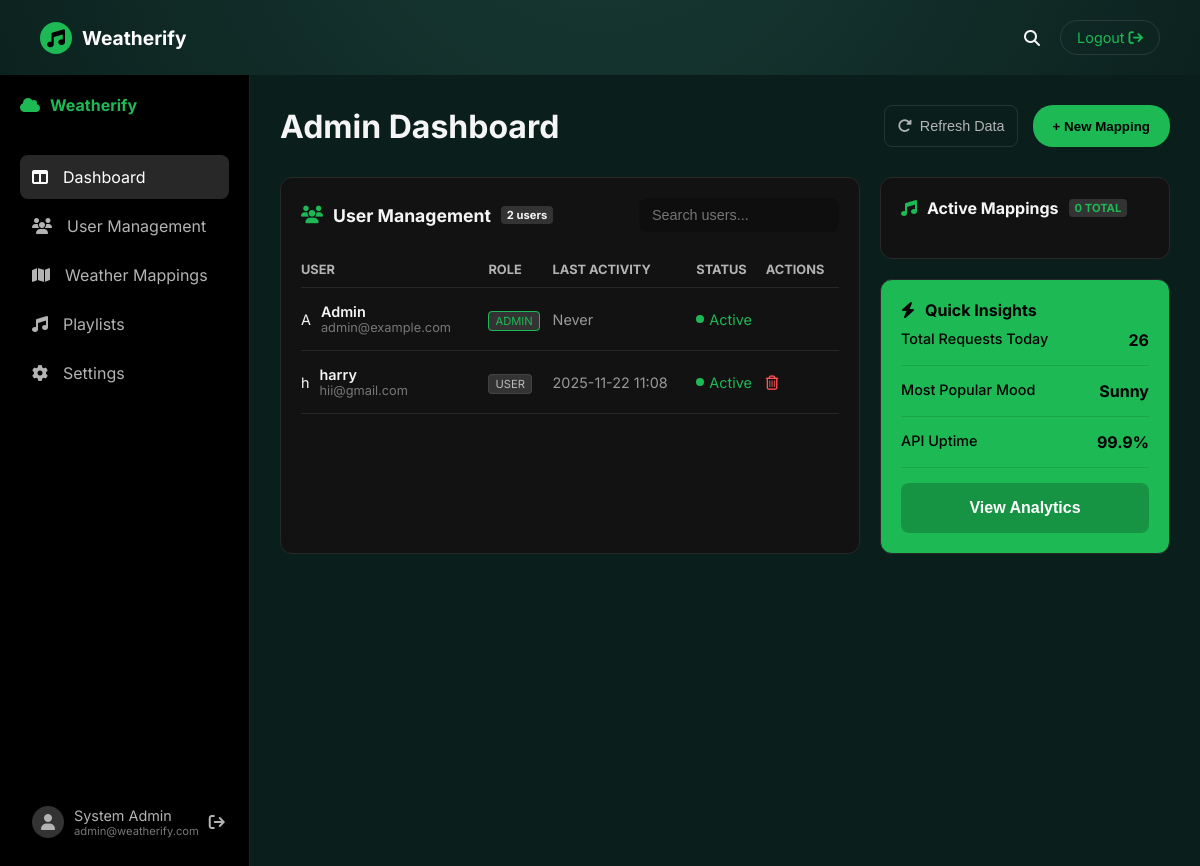
Page /admin (signed in) on the earlier database version.
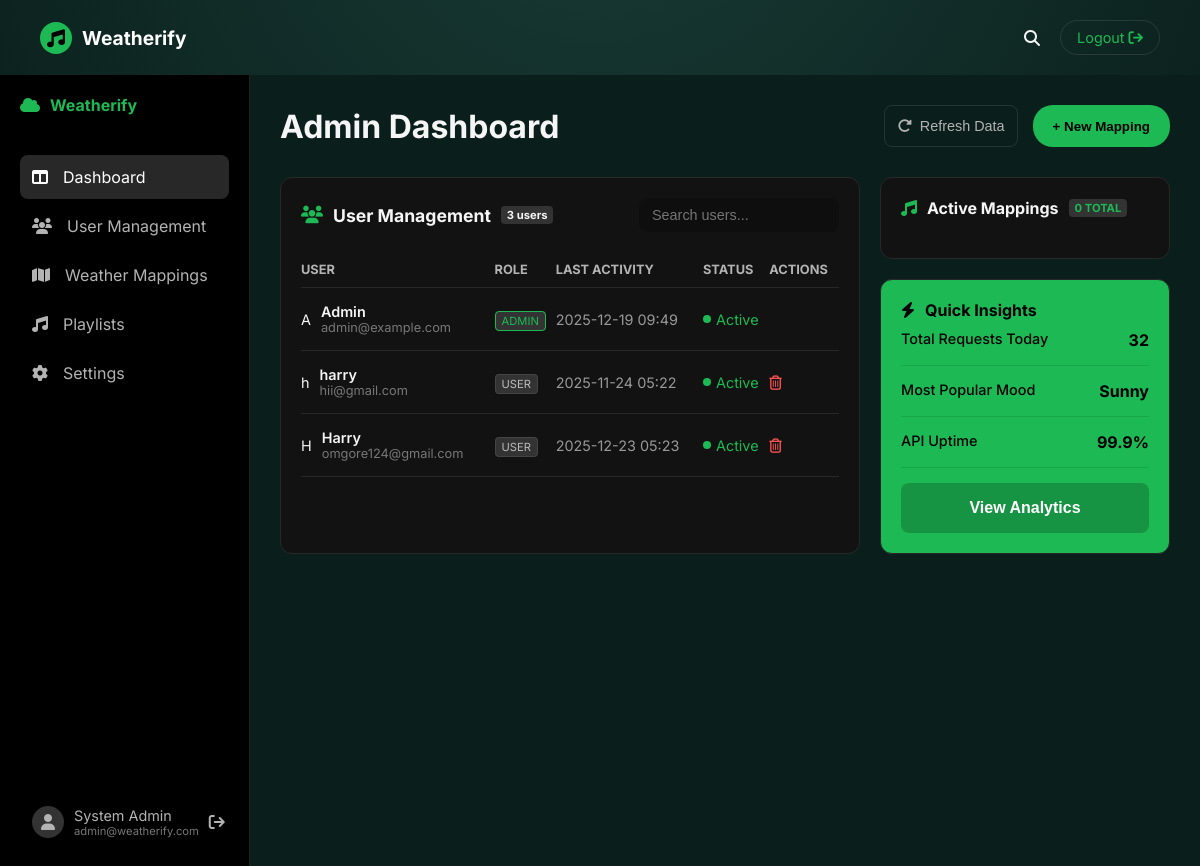
Same page on the later database version.
### app.py (models this page shows)
class User(db.Model):
    id = db.Column(db.Integer, primary_key=True)
    name = db.Column(db.String(150))
    email = db.Column(db.String(150), unique=True, nullable=False)
    password_hash = db.Column(db.String(300), nullable=False)
    is_admin = db.Column(db.Boolean, default=False)

class SearchLog(db.Model):
    id = db.Column(db.Integer, primary_key=True)
    user_id = db.Column(db.Integer)
    city = db.Column(db.String(200))
    timestamp = db.Column(db.DateTime, default=datetime.utcnow)
    weather = db.Column(db.String(200))
    playlist_id = db.Column(db.String(200))

### app.py (the view, shortened to what this page needs)
@app.route("/admin", methods=["GET", "POST"])
@admin_required
def admin():
    mappings = PlaylistMapping.query.all()
    logs = SearchLog.query.order_by(SearchLog.timestamp.desc()).limit(200).all()
    users = User.query.order_by(User.id.asc()).all()
    last_activity = {
        u.id: (SearchLog.query.filter_by(user_id=u.id).order_by(SearchLog.timestamp.desc()).first().timestamp
               if SearchLog.query.filter_by(user_id=u.id).first() else None)
        for u in users
    }
    return render_template("admin.html",
                           mappings=mappings,
                           logs=logs,
                           users=users,
                           last_activity=last_activity)

### app.py (called while the page is built)
@app.before_request
def load_user():
    uid = session.get("user_id")
    g.user = User.query.get(uid) if uid else None

def admin_required(f):
    @wraps(f)
    def wrapped(*args, **kwargs):
        if not g.user or not g.user.is_admin:
            flash("Admin access required", "error")
            return redirect(url_for("index"))
        return f(*args, **kwargs)
    return wrapped

### templates/admin.html (shortened to what this page needs)
{% extends "base.html" %}
{% block content %}
<div class="admin-layout">
  <aside class="sidebar">
    <div class="sidebar-logo">
      <i class="fa-solid fa-cloud"></i> Weatherify
    </div>
    <nav>
      <div class="nav-item active">
        <i class="fa-solid fa-table-columns"></i> Dashboard
      </div>
      <div class="nav-item">
        <i class="fa-solid fa-users"></i> User Management
      </div>
      <div class="nav-item">
        <i class="fa-solid fa-map"></i> Weather Mappings
      </div>
      <div class="nav-item">
        <i class="fa-solid fa-music"></i> Playlists
      </div>
      <div class="nav-item">
        <i class="fa-solid fa-gear"></i> Settings
      </div>
    </nav>
    <div style="margin-top: auto;">
      <div class="nav-item">
        <div style="display: flex; align-items: center; gap: 10px;">
          <div
            style="width: 32px; height: 32px; background: #333; border-radius: 50%; display: flex; align-items: center; justify-content: center;">
            <i class="fa-solid fa-user"></i>
          </div>
          <div style="font-size: 0.9rem;">
            <div>System Admin</div>
            <div style="font-size: 0.7rem; color: #777;">admin@weatherify.com</div>
          </div>
          <a href="{{ url_for('logout') }}" style="margin-left: auto;"><i
              class="fa-solid fa-arrow-right-from-bracket"></i></a>
        </div>
      </div>
    </div>
  </aside>
  <main class="main-content">
    <div class="admin-header">
      <h1 style="font-size: 2rem; font-weight: 700;">Admin Dashboard</h1>
      <div style="display: flex; gap: 15px;">
        <button class="btn-secondary" style="width: auto; margin:0;" onclick="window.location.reload()"><i
            class="fa-solid fa-rotate-right"></i> Refresh Data</button>
        <button class="btn-success" onclick="document.getElementById('mappingModal').style.display='flex'">+ New
          Mapping</button>
      </div>
    </div>
    <div class="stats-grid">
      <div class="card">
        <div class="card-header">
          <div style="display: flex; align-items: center; gap: 10px; font-weight: 700; font-size: 1.1rem;">
            <i class="fa-solid fa-users" style="color: var(--primary-green);"></i> User Management
            <span class="mapping-pill">{{ users|length }} users</span>
          </div>
          <div class="form-group" style="margin: 0; width: 200px;">
            <input type="text" placeholder="Search users..." class="form-input"
              style="padding: 8px 12px; font-size: 0.9rem;">
          </div>
        </div>
        <table class="table-dark">
          <thead>
            <tr>
              <th>USER</th>
              <th>ROLE</th>
              <th>LAST ACTIVITY</th>
              <th>STATUS</th>
              <th>ACTIONS</th>
            </tr>
          </thead>
          <tbody>
            {% for u in users %}
            <tr>
              <td>
                <div style="display: flex; align-items: center; gap: 10px;">
                  <div class="user-avatar {{ 'admin' if u.is_admin else '' }}">
                    {{ u.name[0] if u.name else 'U' }}
                  </div>
                  <div>
                    <div style="font-weight: 600;">{{ u.name or 'Unknown' }}</div>
                    <div style="font-size: 0.8rem; color: #777;">{{ u.email }}</div>
                  </div>
                </div>
              </td>
              <td>
                {% if u.is_admin %}
                <span class="mapping-pill"
                  style="color: var(--primary-green); border: 1px solid var(--primary-green);">ADMIN</span>
                {% else %}
                <span class="mapping-pill" style="color: #bbb; border: 1px solid #444;">USER</span>
                {% endif %}
              </td>
              <td style="color: #999;">
                {% if last_activity[u.id] %} {{ last_activity[u.id].strftime('%Y-%m-%d %H:%M') }} {% else %} Never {%
                endif %}
              </td>
              <td>
                <span class="status-active">
                  <div class="status-dot"></div> Active
                </span>
              </td>
              <td>
                {% if not u.is_admin %}
                <i class="fa-regular fa-trash-can" style="cursor: pointer; color: #ff5252;"></i>
                {% endif %}
              </td>
            </tr>
            {% endfor %}
          </tbody>
        </table>
      </div>
      <div style="display: flex; flex-direction: column; gap: 20px;">
        <div class="card">
          <div class="card-header">
            <div style="display: flex; align-items: center; gap: 10px; font-weight: 700;">
              <i class="fa-solid fa-music" style="color: var(--primary-green);"></i> Active Mappings
              <span class="mapping-pill" style="color: var(--primary-green);">{{ mappings|length }} TOTAL</span>
            </div>
          </div>
        </div>
        <div class="card insights-card">
          <div class="card-header" style="margin-bottom: 10px;">
            <div style="display: flex; align-items: center; gap: 10px; font-weight: 700;">
              <i class="fa-solid fa-bolt"></i> Quick Insights
            </div>
          </div>
          <div class="stat-row">
            <span class="stat-label">Total Requests Today</span>
            <span class="stat-val">{{ logs|length }}</span>
          </div>
          <div class="stat-row">
            <span class="stat-label">Most Popular Mood</span>
            <span class="stat-val">Sunny</span>
          </div>
          <div class="stat-row">
            <span class="stat-label">API Uptime</span>
            <span class="stat-val">99.9%</span>
          </div>
          <button class="btn-primary"
            style="background: rgba(0,0,0,0.2); color: #fff; width: 100%; margin-top: 10px;">View Analytics</button>
        </div>
      </div>
    </div>
  </main>
</div>
{% endblock %}

### templates/base.html (shortened to what this page needs)
<!DOCTYPE html>
<html lang="en">
  <head>
    <link
      rel="stylesheet"
      href="{{ url_for('static', filename='styles.css') }}"
    />
    <link
      rel="stylesheet"
      href="https://cdnjs.cloudflare.com/ajax/libs/font-awesome/6.4.0/css/all.min.css"
    />
  </head>
  <body>
    {% if not hide_nav %}
    <header class="navbar">
      <a href="{{ url_for('index') }}" class="brand">
        <div class="brand-icon"><i class="fa-solid fa-music"></i></div>
        Weatherify
      </a>
      {% if session.get('user_id') %}
      <div class="nav-right">
        <a href="{{ url_for('search_city') }}" class="nav-link"><i class="fa-solid fa-search"></i></a>
        <a href="{{ url_for('logout') }}" class="logout-btn">
             Logout <i class="fa-solid fa-arrow-right-from-bracket"></i>
        </a>
      </div>
      {% endif %}
    </header>
    {% endif %}
    {% block content %}{% endblock %}
  </body>
</html>

### static/styles.css (style rules this page uses)
:root { --bg-dark: #0a1f1c; --primary-green: #1db954; --text-light: #f5f5f5; --text-dim: #b3b3b3; --glass-bg: rgba(255, 255, 255, 0.05); --glass-border: rgba(255, 255, 255, 0.1); --font-main: 'Inter', sans-serif; }
* { box-sizing: border-box; margin: 0; padding: 0; }
body { font-family: var(--font-main); background-color: var(--bg-dark); color: var(--text-light); min-height: 100vh; display: flex; flex-direction: column; overflow-x: hidden; background: radial-gradient(circle at 50% -20%, #1a3c36, #0a1f1c 60%); }
a { text-decoration: none; color: inherit; transition: opacity 0.2s; }
.navbar { display: flex; justify-content: space-between; align-items: center; padding: 20px 40px; width: 100%; }
.brand { display: flex; align-items: center; font-weight: 700; font-size: 1.2rem; color: #fff; gap: 10px; }
.brand-icon { background: var(--primary-green); width: 32px; height: 32px; border-radius: 50%; display: flex; align-items: center; justify-content: center; color: #000; font-size: 18px; }
.nav-right { display: flex; align-items: center; gap: 20px; }
.logout-btn { border: 1px solid var(--glass-border); padding: 8px 16px; border-radius: 20px; font-size: 0.9rem; color: var(--primary-green); transition: all 0.2s; }
.form-group { margin-bottom: 20px; text-align: left; }
.form-input, .form-select { width: 100%; background: rgba(0, 0, 0, 0.2); border: 1px solid transparent; padding: 14px; border-radius: 8px; color: #fff; font-size: 1rem; outline: none; transition: 0.2s; }
.btn-primary { width: 100%; background: var(--primary-green); color: #000; font-weight: 700; padding: 16px; border-radius: 8px; border: none; cursor: pointer; font-size: 1rem; display: flex; align-items: center; justify-content: center; gap: 10px; transition: transform 0.1s; }
.btn-secondary { width: 100%; background: transparent; color: var(--text-dim); padding: 12px; border: 1px solid var(--glass-border); border-radius: 8px; cursor: pointer; margin-top: 10px; font-size: 0.9rem; display: flex; align-items: center; justify-content: center; gap: 8px; }
.admin-layout { display: flex; width: 100%; height: 100vh; }
.sidebar { width: 250px; background: #000; padding: 20px; display: flex; flex-direction: column; border-right: 1px solid #222; }
.sidebar-logo { display: flex; align-items: center; gap: 10px; margin-bottom: 40px; font-weight: 700; color: var(--primary-green); }
.nav-item { display: flex; align-items: center; gap: 15px; padding: 12px; color: var(--text-dim); border-radius: 8px; cursor: pointer; margin-bottom: 5px; }
.nav-item.active { background: #282828; color: #fff; }
.main-content { flex: 1; overflow-y: auto; padding: 30px; background: var(--bg-dark); }
.admin-header { display: flex; justify-content: space-between; align-items: center; margin-bottom: 30px; }
.stats-grid { display: grid; grid-template-columns: 2fr 1fr; gap: 20px; }
.card { background: #121212; border-radius: 12px; padding: 20px; border: 1px solid #282828; }
.card-header { display: flex; justify-content: space-between; align-items: center; margin-bottom: 20px; }
.table-dark { width: 100%; border-collapse: collapse; }
.table-dark th { text-align: left; color: var(--text-dim); font-size: 0.8rem; padding: 10px 0; border-bottom: 1px solid #282828; }
.table-dark td { padding: 15px 0; border-bottom: 1px solid #282828; font-size: 0.9rem; }
.status-active { color: var(--primary-green); display: flex; align-items: center; gap: 5px; }
.status-dot { width: 8px; height: 8px; background: var(--primary-green); border-radius: 50%; }
.mapping-pill { background: #333; font-size: 0.7rem; padding: 2px 6px; border-radius: 4px; }
.btn-success { background: var(--primary-green); color: #000; border: none; padding: 10px 20px; border-radius: 20px; font-weight: 600; cursor: pointer; }
.insights-card { background: var(--primary-green); color: #000; }
.stat-row { display: flex; justify-content: space-between; margin-bottom: 15px; padding-bottom: 15px; border-bottom: 1px solid rgba(0, 0, 0, 0.1); }
.stat-label { font-size: 0.9rem; font-weight: 500; }
.stat-val { font-weight: 700; }

Differences in the rows shown:
no longer on this page (row unchanged): SearchLog: timestamp "2025-11-22 11:08"
shown differently, row unchanged: User "Admin": no longer shows "Never"
added SearchLog: timestamp "2025-12-19 09:49"
added SearchLog: timestamp "2025-11-24 05:22"
added User: name "H", name "Harry", email "omgore124@gmail.com", is_admin "USER"
added SearchLog: timestamp "2025-12-23 05:23"
Other differences:
{{ users|length }}: "2" → "3"
{{ logs|length }}: "26" → "32"
